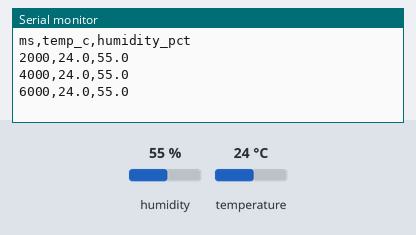
The sketch below on a simulated Arduino Uno, built with avr-gcc and run on an emulated ATmega328P. Parts: the last lines printed to the serial monitor. The inputs (shaded band) are chosen by the test bench; at power-on: humidity 55 %, temperature 24 °C.

Above: at 6.8 s.
6.9 s: humidity set to 22 %
At 9.2 s:
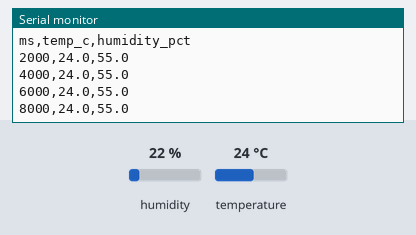
12.3 s: temperature set to 12 °C
At 15.1 s:
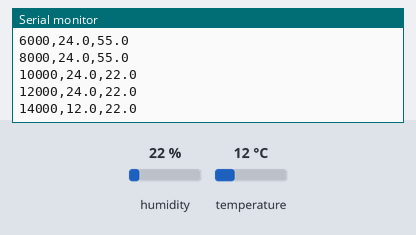
17.7 s: humidity set to 40 %
At 19.4 s:
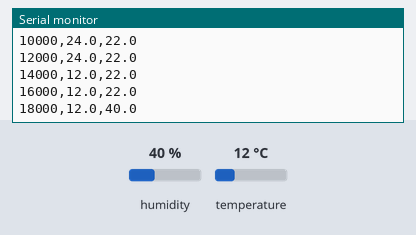
Timing chart, 0 to 20.9 s (numbered marks = the images above; inputs shaded):
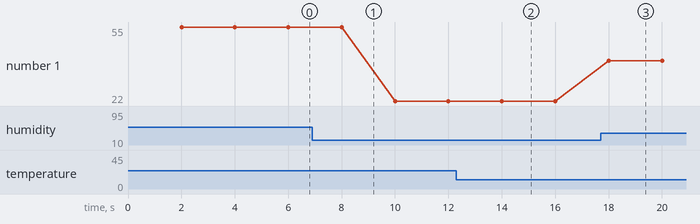

The sketch:

DHT22.ino
```cpp
#include <DHT.h>

#define DHT_PIN 4
#define DHT_TYPE DHT22

DHT dht(DHT_PIN, DHT_TYPE);

unsigned long lastRead = 0;

void setup() {
  Serial.begin(9600);
  dht.begin();

  Serial.println("ms,temp_c,humidity_pct");
}

void loop() {

  if (millis() - lastRead < 2000)
    return;

  lastRead = millis();

  float humidity = dht.readHumidity();
  float temperature = dht.readTemperature();

  if (isnan(humidity) || isnan(temperature)) {
    Serial.println("ERR,NaN,NaN");
    return;
  }

  Serial.print(lastRead);
  Serial.print(",");

  Serial.print(temperature, 1);
  Serial.print(",");

  Serial.println(humidity, 1);
}
```

Measured:
- after the input at 12.3 s, the serial monitor: prints a new line after 1.7 s (image 2)
- after the input at 17.7 s, the serial monitor: prints a new line after 0.31 s (image 3)
- plotted number 1: 55 → 22 after the input at 6.9 s, 22 → 40 after the input at 17.7 s
